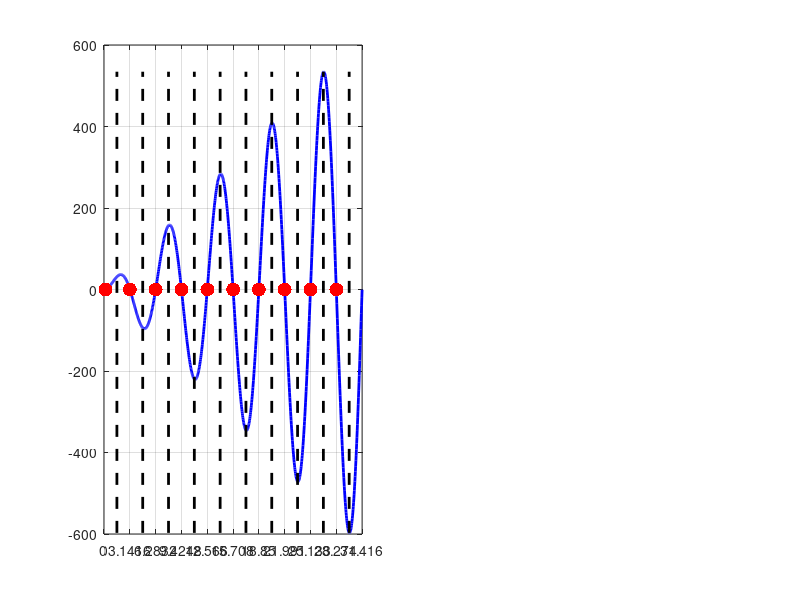

Here is the MATLAB script that generated this plot: (Note: this script raises an error after producing the figure.)
clear
clc
close all

W = 0.05;
H = 0.02;
c = 0.005;
thb = 0.0035;
thf = 0.001;
thg = 0.001;
Lf = 0.01;
hb = 32;
Tinf = 20;
qdd = 20E4;
k = 50;
kf = 125;
Rdd = 1E-4;

%% b)
% the intervals of eigenvalue \lambda and the values of \lambda
N = 10;
y = 0:N*pi/(100*N):N*pi;
for i = 1:1:size(y,2)
    res(i) = y(i)*sin(y(i))/W-hb*cos(y(i))/k;
end

%%solve \lambda
fun = @(x) x*sin(x)/W-hb*cos(x)/k;
label = {};
for i = 1:1:N
    label = [label,strcat(num2str(i),'\pi')];
    x0 = (i-1)*pi;
    x1 = 0.5*pi+(i-1)*pi;
    lambda(i) = fzero(fun,[x0,x1])/W;
end
label = ['0',label];

figure(1)
subplot(1,2,1)
plot(y,res,'b-','LineWidth',2);
hold on;
for i = 1:1:N
    plot([0.5*pi+(i-1)*pi,0.5*pi+(i-1)*pi],[min(res),max(res)],'--k','LineWidth',2)
    hold on;
end
plot(lambda*W,zeros(size(lambda)),'.r','Markersize',30,'LineWidth',2);
hold on;
grid on;
xlim([0 N*pi])
set(gca,'xtick',0:pi:10*pi);
set(gca,'xticklabels',label);
xlabel({'$\lambda_{i}th$'},'FontSize',20,'Interpreter','Latex');
ylabel({'$res$'},'FontSize',20,'Interpreter','Latex');
set(gca, 'FontName','Times New Roman','FontSize', 20)
subplot(1,2,2)
plot(y,abs(res),'b-','LineWidth',2);
hold on;
for i = 1:1:N
    plot([0.5*pi+(i-1)*pi,0.5*pi+(i-1)*pi],[min(abs(res)),max(abs(res))],'--k','LineWidth',2)
    hold on;
end
plot(lambda*W,zeros(size(lambda)),'.r','Markersize',30,'LineWidth',2);
hold on;
grid on;
xlim([0 N*pi])
set(gca,'xtick',0:pi:10*pi);
set(gca,'xticklabels',label);
xlabel({'$\lambda_{i}th$'},'FontSize',20,'Interpreter','Latex');
ylabel({'$abs(res)$'},'FontSize',20,'Interpreter','Latex');
set(gca, 'FontName','Times New Roman','FontSize', 20)

%% c)
%%hbeff for computation
Rb = thb/kf;
Rg = (thg+thf)/(hb*thg);
m = sqrt(2*hb/(kf*thf));
Rf = m*(thg+thf)/(2*tanh(m*Lf)*hb);
R = Rdd + Rb + 1/(1/Rf+1/Rg);

hbeff = 1/R;

N = 50;
%%solve \lambda and Ci
fun = @(x) x*sin(x)/W-hb*cos(x)/k;
for i=1:1:N
    x0 = (i-1)*pi;
    x1 = 0.5*pi+(i-1)*pi;
    lambda(i) = fzero(fun,[x0,x1])/W;
    C(i) = qdd*sin(lambda(i)*c)/(lambda(i)*k)/((lambda(i)*sinh(lambda(i)*H)+hbeff*cosh(lambda(i)*H)/k)*(W/2+sin(2*lambda(i)*W)/(4*lambda(i))));
end

Y = 20;
X = 100;
y = 0:H/Y:H;
x = 0:W/X:W;
t = zeros(size(y,2),size(x,2));
for i=1:1:size(y,2)
    for j=1:1:size(x,2)
        for m=1:1:N
            t(i,j) = t(i,j)+cos(lambda(m)*x(j))*(C(m)*cosh(lambda(m)*y(i))+hbeff*C(m)*sinh(lambda(m)*y(i))/(k*lambda(m)));
        end
    end
end
t = t+20;

figure(2)
contourf(0:1/X:1,0:1/Y:1,t,'LineWidth',0)
colorbar
xlabel({'$x/W$'},'FontSize',20,'Interpreter','Latex');
ylabel({'$y/H$'},'FontSize',20,'Interpreter','Latex');
set(gca, 'FontName','Times New Roman','FontSize', 20)
title('Temperature distribution in the spreader plate')

%% d)

%%hbeff for computation
Rb = thb/kf;
Rg = (thg+thf)/(hb*thg);
m = sqrt(2*hb/(kf*thf));
Rf = m*(thg+thf)/(2*tanh(m*Lf)*hb);
R = Rdd + Rb + 1/(1/Rf+1/Rg);

hbeff = 1/R;

N = 50;
Wm = [0.05,0.10,0.2,0.3,0.4,0.5];
Hn = 0.02/100:0.02/100:0.20;
maxt = zeros(size(Wm,2),size(Hn,2));
% for m=1:1:size(Wm,2)
%     W = Wm(m);
%     for n=1:1:size(Hn,2)
%         H = Hn(n);
%         %solve \lambda and Ci
%         fun = @(x) x*sin(x)/W-hb*cos(x)/k;
%         for i=1:1:N
%             x0 = (i-1)*pi;
%             x1 = 0.5*pi+(i-1)*pi;
%             lambda(i) = fzero(fun,[x0,x1])/W;
%             C(i) = qdd*sin(lambda(i)*c)/(lambda(i)*k)/((lambda(i)*sinh(lambda(i)*H)+hbeff*cosh(lambda(i)*H)/k)*(W/2+sin(2*lambda(i)*W)/(4*lambda(i))));
%         end
%         Xn = 0:0.01/20:W;
%         t = zeros(1,size(Xn,2));
%         for i=1:1:size(Xn,2)
%             for j = 1:1:N
%                 t(1,i) = t(1,i)+cos(lambda(j)*Xn(i))*(C(j)*cosh(lambda(j)*H)+hbeff*C(j)*sinh(lambda(j)*H)/(k*lambda(j)));
%             end
%         end
%         maxt(m,n) = max(t);
%     end
% end
for m=1:1:size(Wm,2)
    W = Wm(m);
    for n=1:1:size(Hn,2)
        H = Hn(n);
        %solve \lambda and Ci
        fun = @(x) x*sin(x)/W-hb*cos(x)/k;
        for i=1:1:N
            x0 = (i-1)*pi;
            x1 = 0.5*pi+(i-1)*pi;
            lambda(i) = fzero(fun,[x0,x1])/W;
            C(i) = qdd*sin(lambda(i)*c)/(lambda(i)*k)/((lambda(i)*sinh(lambda(i)*H)+hbeff*cosh(lambda(i)*H)/k)*(W/2+sin(2*lambda(i)*W)/(4*lambda(i))));
        end
        for i=1:1:N
            maxt(m,n) = maxt(m,n)+C(i)*cosh(lambda(i)*H)+hbeff*C(i)*sinh(lambda(i)*H)/(k*lambda(i));
        end
    end
end
maxt = maxt+20;

figure(3)
label = {};
for i = 1:1:size(Wm,2)
    label = [label,strcat('W=',num2str(100*Wm(i)),'cm')];
    plot(Hn,maxt(i,:),'LineWidth',2)
    hold on;
end
grid on;
xlim([0 max(Hn)])
ylim([50 200])
xlabel({'$H[m]$'},'FontSize',20,'Interpreter','Latex');
ylabel({'$t_{max}[{}^{\circ}C]$'},'FontSize',20,'Interpreter','Latex');
set(gca, 'FontName','Times New Roman','FontSize', 20)
legend(label)
